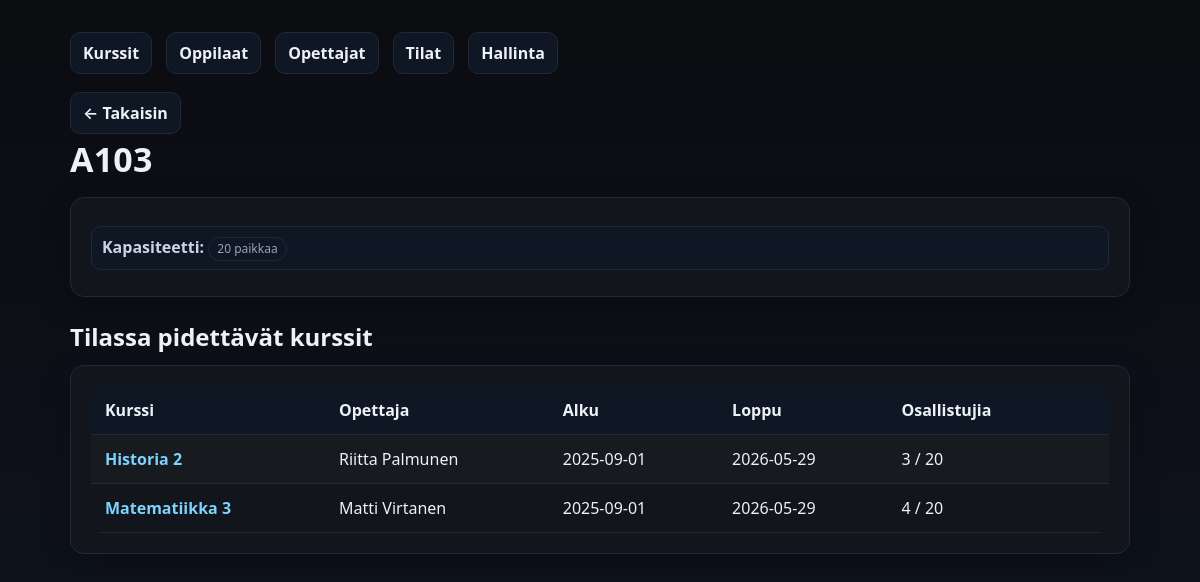
The app's page /kurssienhallinta/tila.php?id=15, older data.
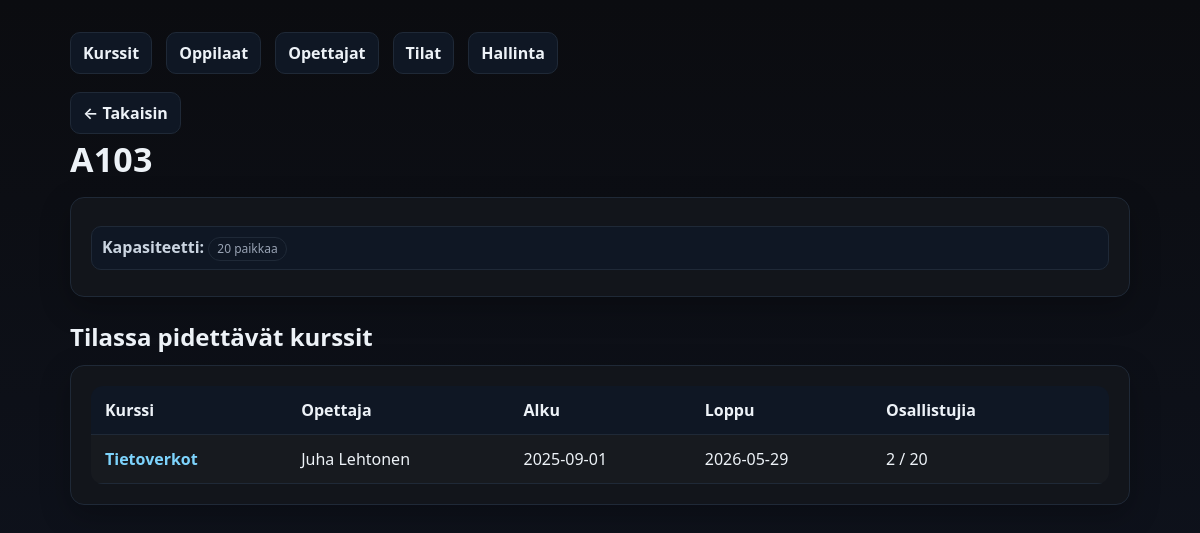
The same page, newer data.
### tables this page shows
CREATE TABLE `kurssit` (
  `kurssi_id` int(11) NOT NULL,
  `kurssin_tunnus` varchar(20) NOT NULL,
  `kurssi_nimi` varchar(100) NOT NULL,
  `kurssikuvaus` text DEFAULT NULL,
  `aloituspaiva` date NOT NULL,
  `lopetuspaiva` date NOT NULL,
  `opettaja_id` int(11) NOT NULL,
  `tila_id` int(11) NOT NULL
);

CREATE TABLE `tilat` (
  `tila_id` int(11) NOT NULL,
  `tila_nimi` varchar(50) NOT NULL,
  `paikkoja` int(11) NOT NULL
);

### kurssienhallinta/tila.php (the view, shortened to what this page needs)
<?php
$pdo = getPDO();
$tila_id = (int)$_GET['id'];
$stmt = $pdo->prepare("SELECT tila_id, tila_nimi, paikkoja FROM tilat WHERE tila_id=?");
$stmt->execute([$tila_id]);
$tila = $stmt->fetch();
$sql = "
  SELECT k.kurssi_id, k.kurssi_nimi, k.aloituspaiva, k.lopetuspaiva,
         CONCAT(o.etunimi,' ',o.sukunimi) AS opettaja_nimi,
         COUNT(i.opiskelija_id) AS osallistujia
  FROM kurssit k
  LEFT JOIN opettajat o ON o.opettaja_id=k.opettaja_id
  LEFT JOIN ilmoittautuminen i ON i.kurssi_id=k.kurssi_id
  WHERE k.tila_id=?
  GROUP BY k.kurssi_id, opettaja_nimi, k.aloituspaiva, k.lopetuspaiva, k.kurssi_nimi
  ORDER BY k.aloituspaiva
";
$stmt = $pdo->prepare($sql);
$stmt->execute([$tila_id]);
$kurssit = $stmt->fetchAll();
$cap = (int)$tila['paikkoja'];
?>
<!doctype html>
<html lang="fi">
<head>
  <link rel="stylesheet" href="styles.css">
</head>
<body>
  <div class="container">
    <div class="nav">
      <a href="index.php">Kurssit</a>
      <a href="oppilaat.php">Oppilaat</a>
      <a href="opettajat.php">Opettajat</a>
      <a href="tilat.php">Tilat</a>
      <a href="admin.php">Hallinta</a>
    </div>
    <a class="back" href="tilat.php">← Takaisin</a>
    <h1 class="page-title"><?= htmlspecialchars($tila['tila_nimi']) ?></h1>
    <div class="card">
      <div class="meta">
        <div><strong>Kapasiteetti:</strong> <span class="badge"><?= $cap ?> paikkaa</span></div>
      </div>
    </div>
    <h2 style="margin:22px 0 10px">Tilassa pidettävät kurssit</h2>
    <div class="card table-wrap">
      <table>
        <thead><tr><th>Kurssi</th><th>Opettaja</th><th>Alku</th><th>Loppu</th><th>Osallistujia</th><th></th></tr></thead>
        <tbody>
          <?php if (!$kurssit): ?>
            <tr><td colspan="6" class="muted">Ei kursseja.</td></tr>
          <?php else: foreach($kurssit as $k): $over = (int)$k['osallistujia'] > $cap; ?>
            <tr class="<?= $over ? 'warn' : '' ?>">
              <td><a href="kurssi.php?id=<?= (int)$k['kurssi_id'] ?>"><?= htmlspecialchars($k['kurssi_nimi']) ?></a></td>
              <td><?= htmlspecialchars($k['opettaja_nimi'] ?? '—') ?></td>
              <td><?= htmlspecialchars($k['aloituspaiva']) ?></td>
              <td><?= htmlspecialchars($k['lopetuspaiva']) ?></td>
              <td><?= (int)$k['osallistujia'] ?> / <?= $cap ?></td>
              <td><?= $over ? '<span class="badge">⚠️</span>' : '' ?></td>
            </tr>
          <?php endforeach; endif; ?>
        </tbody>
      </table>
    </div>
  </div>
</body>
</html>

Row changes from the older to the newer data that the page shows:
no longer on this page (row edited): kurssit: kurssi_nimi "Historia 2", opettaja_nimi "Riitta Palmunen", aloituspaiva "2025-09-01", lopetuspaiva "2026-05-29", osallistujia "3", tila.paikkoja "20"
no longer on this page (row edited): kurssit: kurssi_nimi "Matematiikka 3", opettaja_nimi "Matti Virtanen", aloituspaiva "2025-09-01", lopetuspaiva "2026-05-29", osallistujia "4", tila.paikkoja "20"
now on this page (row edited): kurssit: kurssi_nimi "Tietoverkot", opettaja_nimi "Juha Lehtonen", aloituspaiva "2025-09-01", lopetuspaiva "2026-05-29", osallistujia "2", tila.paikkoja "20"
